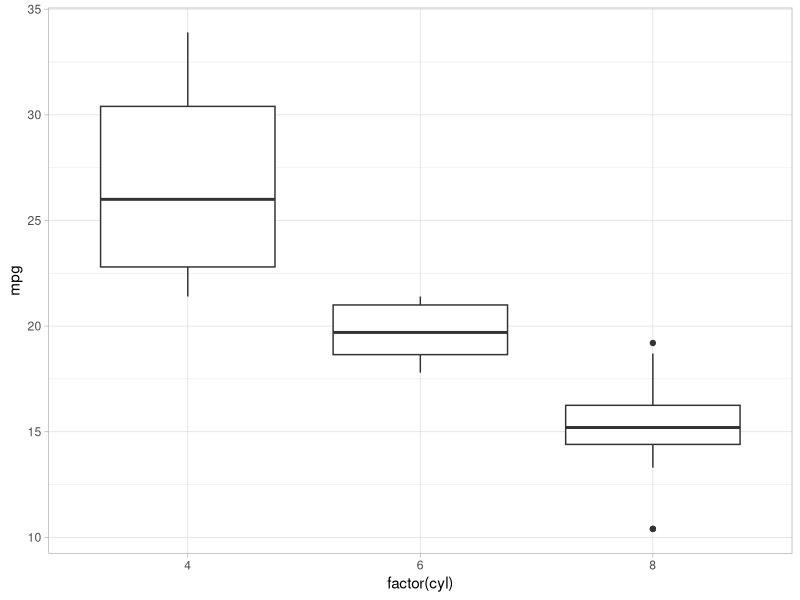

The R script that drew this image:
## ---- chunk 1
# knitr settings
knitr::opts_chunk$set(
  # Code output:
  warning = FALSE,
  message = FALSE,
  echo = TRUE,
  # Figure:
  out.width = "100%",
  fig.path = "Figures/",
  fig.width = 16 / 2.5,
  fig.height = 9 / 2.5,
  fig.align = "center",
  fig.show = "hold",
  # Etc:
  collapse = TRUE,
  comment = "##"
  # tidy = FALSE
)

library(ggplot2)
library(dplyr)
library(readr)
library(knitr)
library(tidyr)
library(patchwork)

# Random number generator seed value
set.seed(76)

# Set ggplot defaults output:
if (!knitr::is_html_output()) {
  # Grey theme:
  theme_set(theme_light())
  # Color scheme
  scale_colour_discrete <- scale_colour_viridis_d
}


# Set output width
options(width = 70)
## ---- chunk 2
ggplot(mtcars, aes(x = factor(cyl), y = mpg)) +
  geom_boxplot()
